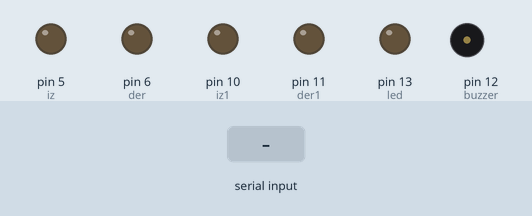
Simulated run of this sketch. Board: Arduino Uno, built with avr-gcc and run on an emulated ATmega328P. On the bench: output pins drawn as LEDs (lit = HIGH), buzzer (waves = sounding). The test bench sets the inputs (shaded band). What the sketch prints to the serial monitor is not drawn.

Above: at 1.2 s.
1.3 s: "H" received over Serial
At 1.8 s:
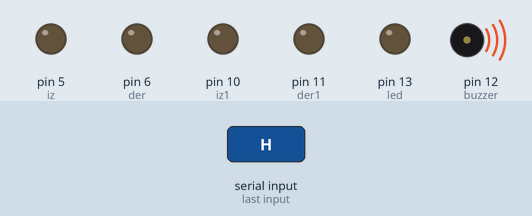
3.9 s: "A" received over Serial
At 4.4 s:
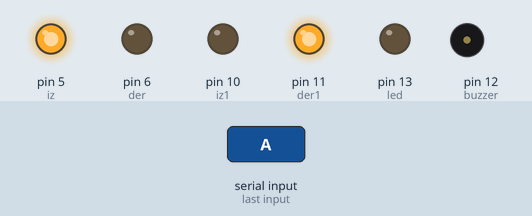
5.5 s: "B" received over Serial
At 6.8 s:
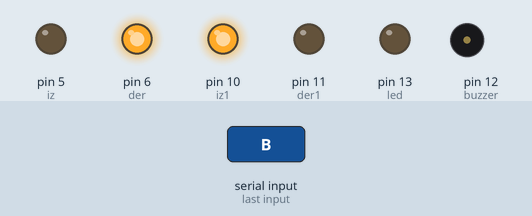
7.1 s: "C" received over Serial
At 8.1 s:
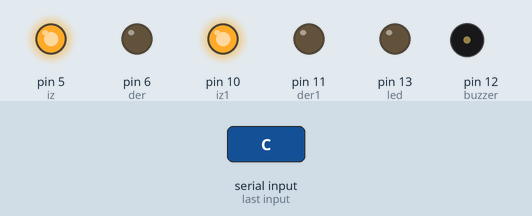
8.7 s: "D" received over Serial
At 9.3 s:
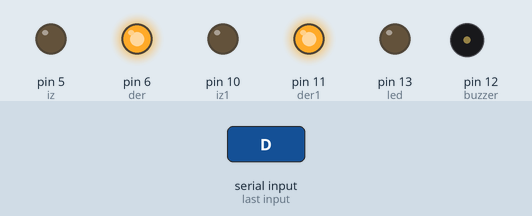
10.3 s: "F" received over Serial
At 11.8 s:
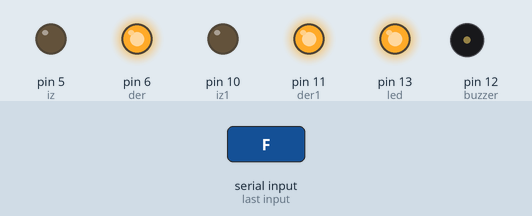
Timing chart, 0 to 12.9 s (numbered marks = the images above; inputs shaded):
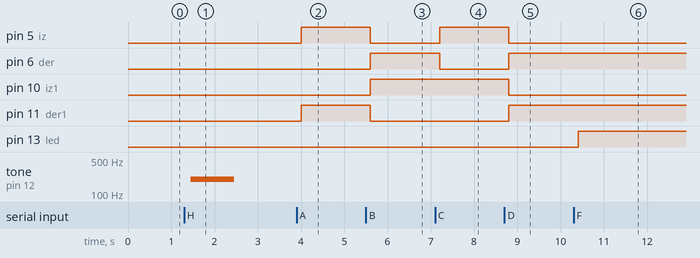

Measured:
- after the input at 1.3 s, tone on pin 12 (buzzer): silent → 200 Hz after 0.15 s, → silent 1.0 s later
- after the input at 3.9 s, pin 5 (iz), pin 11 (der1): LOW → HIGH after 0.10 s
- after the input at 5.5 s, pin 5 (iz), pin 11 (der1): HIGH → LOW after 0.10 s; pin 6 (der), pin 10 (iz1): LOW → HIGH after 0.10 s
- after the input at 7.1 s, pin 5 (iz): LOW → HIGH after 0.10 s; pin 6 (der): HIGH → LOW after 0.10 s
- after the input at 8.7 s, pin 5 (iz), pin 10 (iz1): HIGH → LOW after 0.10 s; pin 6 (der), pin 11 (der1): LOW → HIGH after 0.10 s
- after the input at 10.3 s, pin 13 (led): LOW → HIGH after 0.11 s

The sketch:

Bluetooth_CAR.ino
```cpp
#include <Ultrasonic.h> //con esta libreria vamos ha hacer funcionar
                        //el piloto automatico ya que funciona con un sensor ultrasonidos


Ultrasonic ultra(9,8);//Definimos los pines en los que va conectado el sensor

char rx = 0; // Variable para almacenar datos del puerto serie

int iz = 5;//Definimos
int der = 6;//los pines
int iz1 = 10;//de los
int der1 = 11;//motores

int led = 13;//Definimos el led
int buzzer = 12;// y el buzzer

int pecho = 2;//Definimos la entrada del sensor ultrasonico
int ptrig = 3;//Definimos la salida del sensor ultrasonico

int vel = 255; //creamos una variable que cambia la velocidad general de los motores

int dis = 10; //creamos la variable que define el numero de CM
              //que el piloto automatico tendra en cuenta

void setup()
{


        pinMode(iz, OUTPUT);//Declaramos todos los pines
        pinMode(der, OUTPUT);
        pinMode(iz1, OUTPUT);
        pinMode(der1, OUTPUT);
	pinMode(led, OUTPUT);
        pinMode(buzzer, OUTPUT);
        pinMode(pecho, INPUT);
        pinMode(ptrig, OUTPUT);

	Serial.begin(9600);//Inicializamos comunicación serie a 9600 baudios
}


void loop()//Iniciamos el bucle
{

  if(Serial.available())//Comprobamos si hay datos en el buffer
  {

  rx = Serial.read();//Almacena los datos en una variable
       if(rx == 'A') //ALANTE
         {
         analogWrite(iz, vel);
         analogWrite(der, 0);
         analogWrite(iz1, 0);
         analogWrite(der1, vel);
         }

         if(rx == 'B') //ATRAS
         {
         analogWrite(iz, 0);
         analogWrite(der, vel);
         analogWrite(iz1, vel);
         analogWrite(der1, 0);
         }

         if(rx == 'C') //DERECHA
         {
         analogWrite(iz, vel);
         analogWrite(der, 0);
         analogWrite(iz1, vel);
         analogWrite(der1, 0);

         }

         if(rx == 'D') //IZQUIERDA
         {
         analogWrite(iz1, 0);
         analogWrite(iz, 0);
         analogWrite(der, vel);
         analogWrite(der1, vel);
         }
          if(rx == 'E') //PARAR
         {
         analogWrite(iz, 0);
         analogWrite(der, 0);
         analogWrite(iz1, 0);
         analogWrite(der1, 0);

         }


         if(rx == 'F') //Encender led
         {
         digitalWrite(led, HIGH);
         }

         if(rx == 'G') //Apagar led
         {
         digitalWrite(led, LOW);
         }

   if(rx == 'H') //Apagar led
         {
         for(int x = 0; x < 200; x++)
             {
             digitalWrite(buzzer, HIGH);
             delay(5);
             digitalWrite(buzzer, LOW);

             }
         }


          while(rx == 'I'){ //Piloto automatico
       digitalWrite(led, HIGH);
       delay(1000);
       digitalWrite(led,LOW);

     if (ultra.Ranging(CM) < dis){
        digitalWrite(13,HIGH);

        analogWrite(der, 0);
        analogWrite(iz, 0);
        analogWrite(der1, 0);
        analogWrite(iz1, 0);
        delay (200);

        analogWrite(der, vel);
        analogWrite(iz1, vel);
        delay(500);

        analogWrite(iz1, 0);
        analogWrite(iz, 0);
        analogWrite(der, vel);
        analogWrite(der1, vel);
        delay(1100);

        digitalWrite(13,LOW);
     }
     if(ultra.Ranging(CM) > dis){

         analogWrite(iz, vel);
         analogWrite(der, 0);
         analogWrite(iz1, 0);
         analogWrite(der1, vel);}
         while(Serial.available()){
         rx = Serial.read();
         }
     }

  }


	delay(100);

Serial.println(rx);


          delay(100);
}
```
